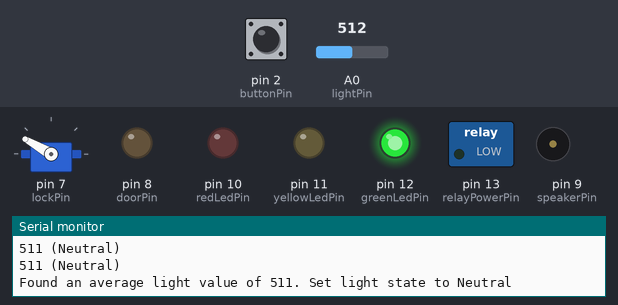
The sketch below on a simulated Arduino Uno, built with avr-gcc and run on an emulated ATmega328P. Shown: servo, switched loads named in the sketch (green lamp = pin HIGH), output pins drawn as LEDs (lit = HIGH), buzzer (waves = sounding), the last lines printed to the serial monitor. The test bench sets the inputs (shaded band); at power-on: pin 2 (buttonPin) HIGH, A0 (lightPin) = 512.

Above: at 1.8 s.
1.9 s: pin 2 (buttonPin) pulled LOW for 3.2 s
At 4.7 s:
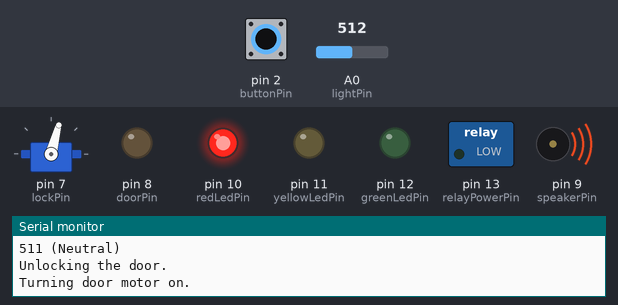
At 6.8 s:
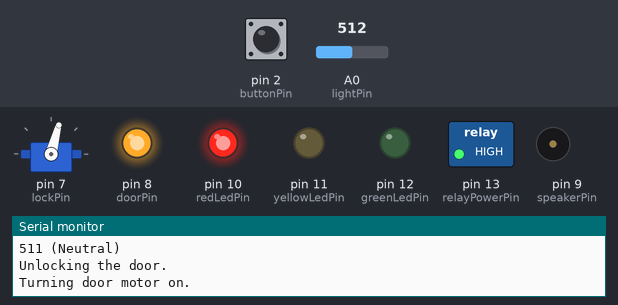
Timing chart, 0 to 27.1 s (numbered marks = the images above; inputs shaded):
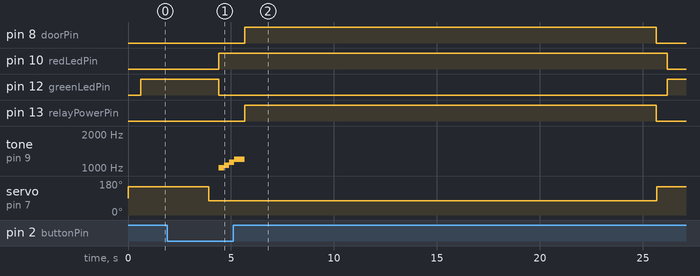

The sketch:

chicken_door.ino
```cpp
#include <math.h>
#include <Servo.h>

// Configure these to adjust the behavior
const bool debug = true;
const int lightCheckDelaySeconds = 15; // How long to wait between checking the light sensor (default: 30 seconds)
const int consecutiveLightCheckMinutes = 5; // How long must all the light checks agree before the light state can change (default: 30 minutes)
const int doorRunTimeSeconds = 20; // How long should the door motor run (default: 30 seconds)
const int lightStateThreshold = 550; // How light must it get to change to the LIGHT state (default: 500)
const int darkStateThreshold = 250; // How dark must it get to change to the DARK state (default: 100)
const int unlockDoorPos = 75;   // Min range of travel for lock's servo. Should unlock bolt while still allowing full travel of servo (default: 80)
const int lockDoorPos = 150; // Max range of travel for lock's servo. Should lock bolt while still allowing full travel of servo (default: 150)

// Digital pins
const int buttonPin = 2;
const int lockPin = 7;
const int doorPin = 8;
const int speakerPin = 9;
const int redLedPin = 10;
const int yellowLedPin = 11;
const int greenLedPin = 12;
const int relayPowerPin = 13;

// Analog pins
const int lightPin = 0;

enum LED {GREEN, YELLOW, RED};
enum LightState {LIGHT, DARK, NEUTRAL};

// Button variables
unsigned long startHoldTime = 0; // When the button first started being held down
unsigned long holdDelay = 2000; // Hold long it must be held down to trigger the door action

// Door variables
bool doorRunning = false;
unsigned long doorRunningStartTime = 0;
const int doorRunTime = doorRunTimeSeconds * 1000; // How long should the door motor run (in milliseconds)
const int minDoorWaitTimeHours = 10; // How long must the door keep a state before it can change states?
const unsigned long minDoorWaitTime = minDoorWaitTimeHours * 60 * 60 * 1000; // Convert the hours to milliseconds (3,600,000 per hour)
unsigned long lastDoorMotorRunTime = 0; // How long has it been since we last triggered the door motor to open or close

// Servo variables
Servo servo; // Create a servo object to control the servo

// Define the light states
const String getLightStateName(enum LightState light) {
   switch (light) {
      case LIGHT: return "Light";
      case DARK: return "Dark";
      case NEUTRAL: return "Neutral";
   }
}

// Light detection variables
enum LightState currentLightState = NEUTRAL;
unsigned long lastLightCheck = 0;
const int lightCheckDelay = lightCheckDelaySeconds * 1000;
const int newStateThreshold = ceil((consecutiveLightCheckMinutes * 60000) / lightCheckDelay); // How many times must the new state be the same before the state can change
int newStateCount = 0;

// put your setup code here, to run once:
void setup() {
  Serial.begin(9600);
  pinMode(doorPin, OUTPUT);
  pinMode(buttonPin, INPUT);
  pinMode(greenLedPin, OUTPUT);
  pinMode(yellowLedPin, OUTPUT);
  pinMode(redLedPin, OUTPUT);

  // Immediately power the relay and keep it on
  // I'm powering the relay via a pin because the 3.3v pin wasn't enough voltage to trip the relay
  pinMode(relayPowerPin, OUTPUT);

  lockDoor(); // Start with the door locked so a reset doesn't leave it vulnerable

  Serial.println("New state threshold: " + String(newStateThreshold));

  // Sample the current light and set the appropriate light state
  int lightAverage = 5;
  int lightValues = 0;
  for (int i = 0; i < lightAverage; i++) {
    lightValues += readLightSensor();
  }
  currentLightState = getLightState(lightValues / lightAverage);
  if (debug) {
    Serial.println("Found an average light value of " + String(lightValues / lightAverage) + ". Set light state to " + getLightStateName(currentLightState));
  }
  lightLed(GREEN);
}

// put your main code here, to run repeatedly:
void loop() {
  if (!doorRunning) {
    unsigned long currentTime = millis();
    // If it's time to check the light level again, grab the current level, then state, and figure out if we're transitioning to a new state
    if (currentTime - lastLightCheck >= lightCheckDelay && currentTime - lastDoorMotorRunTime >= minDoorWaitTime) {
      int lightLevel = readLightSensor();
      enum LightState newLightState = getLightState(lightLevel);
      if (newLightState != NEUTRAL && newLightState != currentLightState) {
        newStateCount++;
        // Play a 1 second tone to alert that the door state may soon change
        tone(speakerPin, 1000, 1000);
        lightLed(YELLOW);
      } else {
        newStateCount = 0;
        lightLed(GREEN);
      }
      Serial.println("New state count: " + String(newStateCount) + " (" + getLightStateName(newLightState) + " vs " + getLightStateName(currentLightState) + ")");

      // Check if we've made it to the new state threshold
      if (newStateCount >= newStateThreshold) {
        Serial.println("Switching state from " + getLightStateName(currentLightState) + " to " + getLightStateName(newLightState));
        currentLightState = newLightState;
        newStateCount = 0;
        lastDoorMotorRunTime = currentTime; // Restart the door wait countdown
        startDoorMotor();
      }
      lastLightCheck = currentTime;
    }

    // Check if the button has been held to manually open/close the door
    if (digitalRead(buttonPin) == LOW) {
      // Has the button been held down long enough?
      if (millis() - startHoldTime > holdDelay) {
        if (debug) {
          Serial.println("Button pressed.");
        }
        // Reset the hold timer to debounce the button
        startHoldTime = millis();
        // If the door is manually opened, reset the light state to whatever the light level currently is
        currentLightState = getLightState(readLightSensor());
        newStateCount = 0;
        lastDoorMotorRunTime = currentTime; // Restart the door wait countdown
        startDoorMotor();
      }
    } else {
      // Reset the hold timer
      startHoldTime = millis();
    }
  }

  if (doorRunning && isDoorMotorDone()) {
    stopDoorMotor();
  }
}

// We only want state changes at the light value extremes (LIGHT/DARK) to trigger the door motor. Otherwise, return a NEUTRAL state.
enum LightState getLightState(int lightValue) {
  if (lightValue <= darkStateThreshold) {
    return DARK;
  } else if (lightValue >= lightStateThreshold) {
    return LIGHT;
  } else {
    return NEUTRAL;
  }
}

int readLightSensor() {
  // Grab the light sensor's value and invert it so dark is 0 and light is 1023
  int lightLevel = 1023 - analogRead(lightPin);
  if (debug) {
    Serial.println(String(lightLevel) + " (" + getLightStateName(getLightState(lightLevel)) + ")");
  }
  return lightLevel;
}

// Unlock the door, turn the door's power on for 30 seconds, cycle it off, lock the door
void startDoorMotor() {
  unlockDoor();

  if (debug) {
    Serial.println("Turning door motor on.");
  }
  lightLed(RED);
  playSuccessTone();
  doorRunning = true;
  doorRunningStartTime = millis();
  digitalWrite(relayPowerPin, HIGH); // Turn on the relay
  delay(15);
  digitalWrite(doorPin, HIGH); // Turn on the door motor
}

bool isDoorMotorDone() {
  if (doorRunning && millis() - doorRunningStartTime >= doorRunTime) {
    return true;
  }
  return false;
}

void stopDoorMotor() {
  digitalWrite(doorPin, LOW); // Turn off the door motor
  digitalWrite(relayPowerPin, LOW); // Turn off the relay

  if (debug) {
    Serial.println("Waited " + String((millis() - doorRunningStartTime) / 1000) + " seconds.");
    Serial.println("Turning door motor off.");
  }

  lockDoor();

  doorRunning = false;
  lightLed(GREEN);
}

void unlockDoor() {
  if (debug) {
    Serial.println("Unlocking the door.");
  }
  servo.attach(lockPin);
  delay(15);
  servo.write(unlockDoorPos);
  delay(500);
  servo.detach();
}

void lockDoor() {
  if (debug) {
    Serial.println("Locking the door.");
  }
  servo.attach(lockPin);
  delay(15);
  servo.write(lockDoorPos);
  delay(500);
  servo.detach();
}

void lightLed(enum LED led) {
  digitalWrite(greenLedPin, LOW);
  digitalWrite(yellowLedPin, LOW);
  digitalWrite(redLedPin, LOW);

  switch (led) {
    case GREEN:
      digitalWrite(greenLedPin, HIGH);
      break;
    case YELLOW:
      digitalWrite(yellowLedPin, HIGH);
      break;
    case RED:
      digitalWrite(redLedPin, HIGH);
      break;
  }
}

void playSuccessTone() {
  tone(speakerPin, 1001, 250);
  delay(250);
  tone(speakerPin, 1063, 250);
  delay(250);
  tone(speakerPin, 1126, 250);
  delay(250);
  tone(speakerPin, 1194, 500);
  delay(500);
}
```

Measured:
- after the input at 1.9 s, pin 8 (doorPin): LOW → HIGH after 3.8 s, → LOW 20.0 s later; pin 10 (redLedPin): LOW → HIGH after 2.5 s, → LOW 21.8 s later
